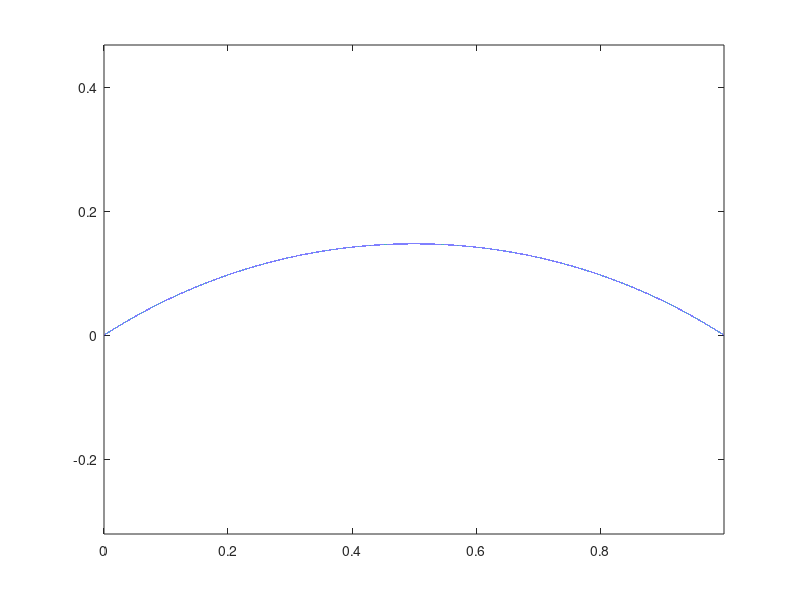

Write MATLAB code to recreate this figure. (Note: this script raises an error after producing the figure.)
close all
clear;clc

t = linspace(0,1,100000);
dt = t(2) - t(1);

x = 0;
cost = 0;
A = 0;

xx = nan(length(t)-1,1);

for i = 1:length(t)-1
%     u = sign(0.5-t(i))*0.4;
    nu = -1.08531866;
    C = -nu/2;
    u = (nu*t(i)+C)*sqrt(1/(1-(nu*t(i)+C)^2));
%     u = sign(0.6105-t(i)) * 0.25*exp(t(i));
    x = x + u * dt;
    cost = cost + dt * sqrt(1+u^2);
    A = A + x*dt;
    xx(i) = x;
end

disp(['  xf = ' num2str(x)])
disp(['cost = ' num2str(cost)])
disp(['   A = ' num2str(A)])

plot(t(1:end-1),xx)
axis equal

%%
close all
clear;clc

syms nu t tt real

C = -nu/2;

u = (nu*t+C)*sqrt(1/(1-(nu*t+C)^2));

eqn = int(int(u,t,0,tt),tt,0,1) == 0.1;
Nu = vpasolve(eqn,nu)